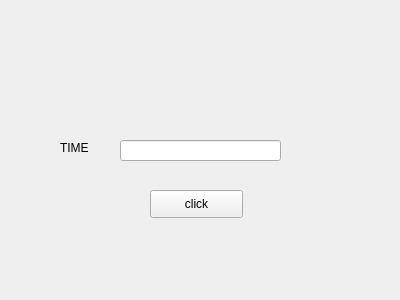
<?xml version="1.0" encoding="UTF-8"?>
<ui version="4.0">
 <class>commoditywidget</class>
 <widget class="QWidget" name="commoditywidget">
  <property name="geometry">
   <rect>
    <x>0</x>
    <y>0</y>
    <width>400</width>
    <height>300</height>
   </rect>
  </property>
  <property name="windowTitle">
   <string>Form</string>
  </property>
  <widget class="QPushButton" name="Button_click">
   <property name="geometry">
    <rect>
     <x>150</x>
     <y>190</y>
     <width>93</width>
     <height>28</height>
    </rect>
   </property>
   <property name="text">
    <string>click</string>
   </property>
  </widget>
  <widget class="QLineEdit" name="lineEdit_time">
   <property name="geometry">
    <rect>
     <x>120</x>
     <y>140</y>
     <width>161</width>
     <height>21</height>
    </rect>
   </property>
   <property name="text">
    <string/>
   </property>
  </widget>
  <widget class="QLabel" name="label_time">
   <property name="geometry">
    <rect>
     <x>60</x>
     <y>140</y>
     <width>31</width>
     <height>16</height>
    </rect>
   </property>
   <property name="text">
    <string>TIME</string>
   </property>
  </widget>
 </widget>
 <resources/>
 <connections/>
</ui>
